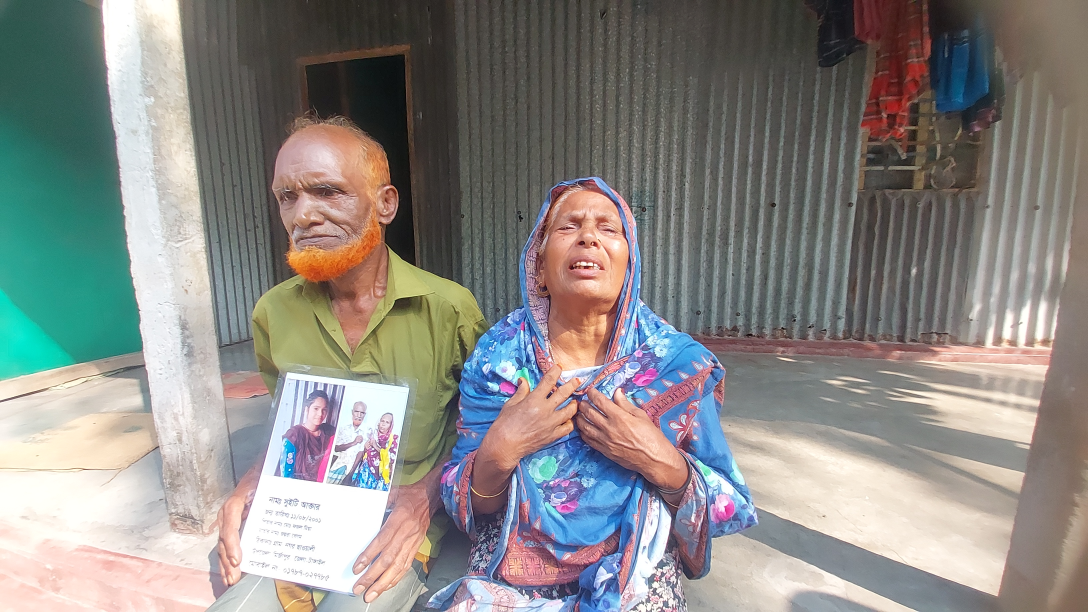
#> input picture tools/src/sweety-parents.jpg, 3264 x 1836 px (shown at 1/3 size); its folder holds 2 pictures in this run
$ python photos.py
#> lines starting #> are read from the running program, lines starting #| are printed output that depends on the picture
"""Story photographs: responsive WebP widths + one JPEG fallback. python tools/photos.py (from the repo root)

Source: tools/src/<name>.jpg (tools/ is not deployed). Out: img/<name>-<w>.webp for each width and img/<name>-960.jpg
for browsers without WebP. No metadata is copied (Pillow writes none unless asked). The page shows each photo edge to
edge on phones and 900px wide from 760px (figure.ph), so 640-1600 covers 1x to 2x.
Photos:
- sweety-parents: Sweety's parents at home holding her photograph. Photo: The Daily Star (Mir, 2026-11-07; the file
  Mir supplied, "sweety parents.jpg.jpeg", 3264x1836).
Needs: pip install pillow.
"""
import os
from PIL import Image, ImageOps

ROOT = os.path.dirname(os.path.dirname(os.path.abspath(__file__)))
PHOTOS = ('sweety-parents',)
WIDTHS = (640, 960, 1280, 1600)

for name in PHOTOS:
    src = Image.open(os.path.join(ROOT, 'tools', 'src', name + '.jpg'))
#> src is the input picture: PIL image 3264x1836 RGB; mean R, G, B 139, 137.4, 133.7
    im = ImageOps.exif_transpose(src).convert('RGB')
    for w in WIDTHS:
        r = im.resize((w, round(w * im.height / im.width)), Image.LANCZOS)
        path = os.path.join(ROOT, 'img', '%s-%d.webp' % (name, w))
        r.save(path, 'WEBP', quality=74, method=6)
        print(os.path.basename(path), r.size, os.path.getsize(path) // 1024, 'KB')
#> this loop made 4 passes
#> pass 1, `r = im.resize((w, round(w * im.height / im.width)), Image.LANCZOS)`:
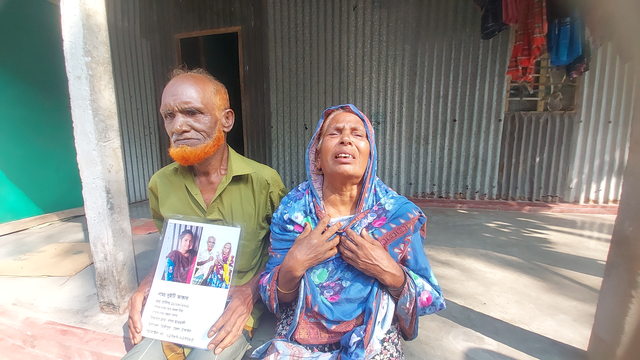
#> r: PIL image 640x360 RGB; mean R, G, B 139, 137.4, 133.7
    r = im.resize((960, round(960 * im.height / im.width)), Image.LANCZOS)
    path = os.path.join(ROOT, 'img', '%s-960.jpg' % name)
    r.save(path, 'JPEG', quality=78, optimize=True, progressive=True)
    print(os.path.basename(path), r.size, os.path.getsize(path) // 1024, 'KB')
#| sweety-parents-960.jpg (960, 540) 90 KB
